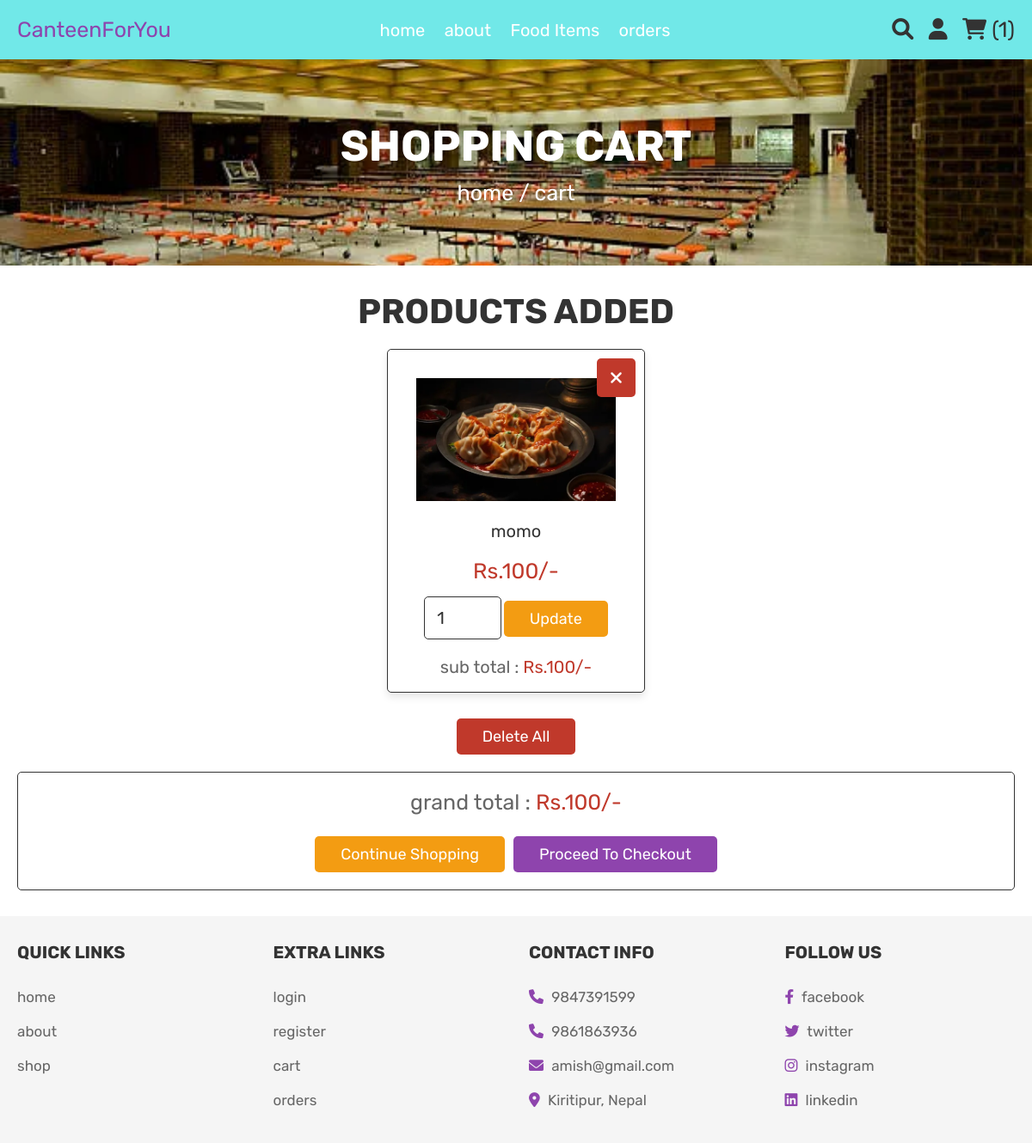
Page /cart.php (signed in) on the committed database.
### tables this page shows
CREATE TABLE `cart` (
  `id` int(100) NOT NULL,
  `itemId` int(11) NOT NULL,
  `user_id` int(100) NOT NULL,
  `name` varchar(100) NOT NULL,
  `price` int(100) NOT NULL,
  `quantity` int(100) NOT NULL,
  `image` varchar(100) NOT NULL
);

### cart.php (the view, shortened to what this page needs)
<?php
include 'config.php';
$user_id = $_SESSION['user_id'];
?>
<!DOCTYPE html>
<html lang="en">
<head>
   <link rel="stylesheet" href="https://cdnjs.cloudflare.com/ajax/libs/font-awesome/6.0.0/css/all.min.css">
   <link rel="stylesheet" href="css/style.css?v=<?php echo time();?>">
</head>
<body>
<?php include 'header.php'; ?>
<div class="heading">
   <h3>shopping cart</h3>
   <p> <a href="home.php">home</a> / cart </p>
</div>
<section class="shopping-cart">
   <h1 class="title">products added</h1>
   <div class="box-container">
      <?php
         $grand_total = 0;
         $select_cart = mysqli_query($conn, "SELECT * FROM `cart` WHERE user_id = '$user_id'") or die('query failed');
         if(mysqli_num_rows($select_cart) > 0){
            while($fetch_cart = mysqli_fetch_assoc($select_cart)){
      ?>
      <div class="box">
         <a href="cart.php?delete=<?php echo $fetch_cart['id']; ?>" class="fas fa-times" onclick="return confirm('delete this from cart?');"></a>
         <div class="cart_img">
            <img src="uploaded_img/<?php echo $fetch_cart['image']; ?>" alt="">
         </div>
         <div class="name"><?php echo $fetch_cart['name']; ?></div>
         <div class="price">Rs.<?php echo $fetch_cart['price']; ?>/-</div>
         <form action="" method="post">
            <input type="number" min="1" name="cart_quantity" value="<?php echo $fetch_cart['quantity']; ?>">
            <input type="submit" name="update_cart" value="update" class="option-btn">
         </form>
         <div class="sub-total"> sub total : <span>Rs.<?php echo $sub_total = ($fetch_cart['quantity'] * $fetch_cart['price']); ?>/-</span> </div>
      </div>
      <?php
      $grand_total += $sub_total;
         }
      }else{
         echo '<p class="empty">your cart is empty</p>';
      }
      ?>
   </div>
   <div style="margin-top: 2rem; text-align:center;">
      <a href="cart.php?delete_all" class="delete-btn <?php echo ($grand_total > 1)?'':'disabled'; ?>" onclick="return confirm('delete all from cart?');">delete all</a>
   </div>
   <div class="cart-total">
      <p>grand total : <span>Rs.<?php echo $grand_total; ?>/-</span></p>
      <div class="flex">
         <a href="shop.php" class="option-btn">continue shopping</a>
         <a href="checkout.php" class="btn <?php echo ($grand_total > 1)?'':'disabled'; ?>">proceed to checkout</a>
      </div>
   </div>
</section>
<?php include 'footer.php'; ?>
</body>
</html>

### css/style.css (style rules this page uses)
:root { --purple:#8e44ad; --red:#c0392b; --orange:#f39c12; --black:#333; --white:#fff; --light-color:#666; --light-white:#ccc; --light-bg:#f5f5f5; --border:.1rem solid var(--black); --box-shadow:0 .5rem 1rem rgba(0,0,0,.1); }
* { font-family: 'Rubik', sans-serif; margin:0; padding:0; box-sizing: border-box; outline: none; border:none; text-decoration: none; transition:all .2s linear; }
html { font-size: 62.5%; overflow-x: hidden; }
section { padding:3rem 2rem; }
.title { text-align: center; margin-bottom: 2rem; text-transform: uppercase; color:var(--black); font-size: 4rem; }
.btn, .option-btn, .delete-btn, .white-btn { display: inline-block; margin-top: 1rem; padding:1rem 3rem; cursor: pointer; color:var(--white); font-size: 1.8rem; border-radius: .5rem; text-transform: capitalize; }
.white-btn, .btn { background-color: var(--purple); }
.option-btn { background-color: var(--orange); }
.delete-btn { background-color: var(--red); }
.heading { min-height: 30vh; display: flex; flex-flow: column; align-items: center; justify-content: center; gap:1rem; background: url(../images/lunchroom.jpg) no-repeat; background-size: cover; background-position: center; text-align: center; }
.heading h3 { font-size: 5rem; color:#fff; text-transform: uppercase; }
.heading p { font-size: 2.5rem; color:#fff; }
.heading p a { color:#fff; }
.shopping-cart .box-container { max-width: 1200px; margin:0 auto; display: grid; grid-template-columns: repeat(auto-fit, 30rem); align-items: center; gap:1.5rem; justify-content: center; }
.shopping-cart .box-container .box { text-align: center; padding:2rem; border-radius: .5rem; background-color: var(--white); box-shadow: var(--box-shadow); position: relative; border:var(--border); height: 400px; }
.shopping-cart .box-container .box .cart_img { height: 40%; width: 90%; overflow: hidden; margin: 5%; }
.shopping-cart .box-container .box .fa-times { position: absolute; top:1rem; right:1rem; height: 4.5rem; width: 4.5rem; line-height: 4.5rem; font-size: 2rem; background-color: var(--red); color:var(--white); border-radius: .5rem; }
.shopping-cart .box-container .box img { height: 100%; width: 100%; object-fit: cover; }
.shopping-cart .box-container .box .name { padding:1rem 0; font-size: 2rem; color:var(--black); }
.shopping-cart .box-container .box .price { padding:1rem 0; font-size: 2.5rem; color:var(--red); }
.shopping-cart .box-container .box input[type="number"] { margin:.5rem 0; border:var(--border); border-radius: .5rem; padding:1.2rem 1.4rem; font-size: 2rem; color:var(--black); width: 9rem; }
.shopping-cart .box-container .box .sub-total { padding-top: 1.5rem; font-size: 2rem; color:var(--light-color); }
.shopping-cart .box-container .box .sub-total span { color:var(--red); }
.shopping-cart .cart-total { max-width: 1200px; margin:0 auto; border:var(--border); padding:2rem; text-align: center; margin-top: 2rem; border-radius: .5rem; }
.shopping-cart .cart-total p { font-size: 2.5rem; color:var(--light-color); }
.shopping-cart .cart-total p span { color:var(--red); }
.shopping-cart .cart-total .flex { display: flex; flex-wrap: wrap; column-gap:1rem; margin-top: 1.5rem; justify-content: center; }

### rows in the picture
cart: image (picture), name "momo", price "100", cart_quantity "1"

### other values in the picture
$cart_rows_number "1"
$grand_total "100"
